Frame 1 (no input): blank canvas, image omitted
Frame 60 (no input): blank canvas, image omitted
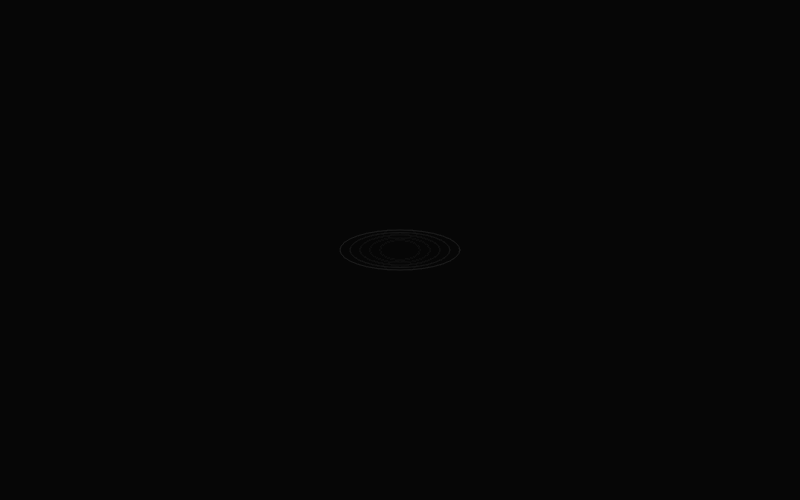
Frame 120 (the mouse pressed at the canvas centre since frame 60)

The p5.js sketch whose frames 1 and 60 were blank and that drew this single picture after the mouse press (run headless with seeded random() and noise() and a simulated clock; from frame 60 on, the mouse is pressed at the canvas centre):

// p5.js sketch
// ── sketch.js
let x = 40;
let y = 20;
let timer = 0;
let start = false;

function setup() {
  createCanvas(800, 500);
  //background(0, 0, 0);
}

function draw() {
  background(0, 0, 0, 16);
  noFill();
  stroke(255);

  if (start) {
    console.log(start,timer)
    timer++;
    if (timer - floor(timer / 5) * 5 == 0 && timer < 30) {
      ellipse(mouseX, mouseY, x, y);
      x = x + 20;
      y = y + 5;
    } if (timer>30){ //only when timer is larger than 30, start becomes false
      start=false
      timer=0
      x=40
      y=20
    }
  } 
}

function mousePressed() {
  start = true;
  console.log("test");
}
